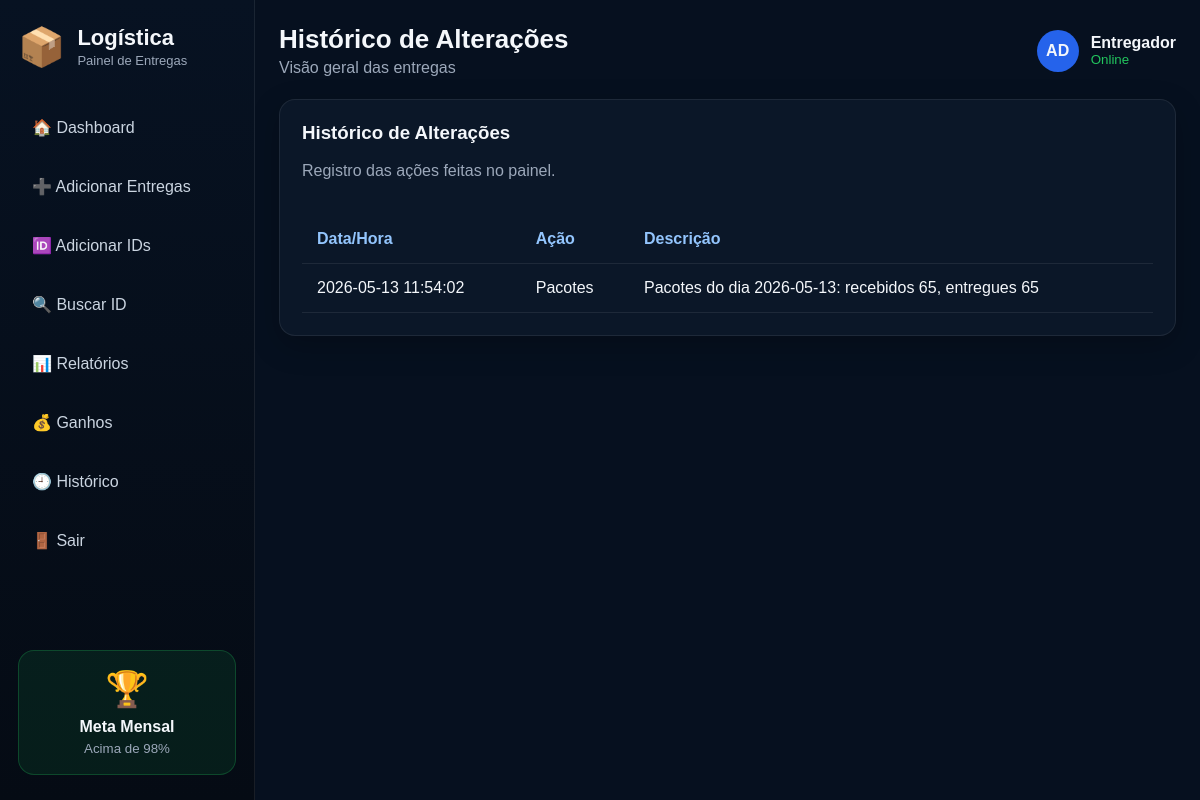
/historico (signed in), run on the app's committed database.
### tables this page shows
CREATE TABLE historico_alteracoes (
        id INTEGER PRIMARY KEY AUTOINCREMENT,
        acao TEXT NOT NULL,
        descricao TEXT NOT NULL,
        data_hora TEXT NOT NULL
    );

### app.py (the view)
@app.route("/historico")
def historico():
    if not login_obrigatorio():
        return redirect(url_for("login"))
    dados = listar_historico()
    return render_template("historico.html", dados=dados)

### app.py (called while the page is built)
@app.before_request
def iniciar():
    criar_banco()

def login_obrigatorio():
    return session.get("logado") == True

### database.py (called while the page is built)
def conectar():
    conn = sqlite3.connect(DB_NAME)
    conn.row_factory = sqlite3.Row
    return conn

def criar_banco():
    conn = conectar()
    cur = conn.cursor()
    cur.execute("""
        CREATE TABLE IF NOT EXISTS entregas (
            id INTEGER PRIMARY KEY AUTOINCREMENT,
            data TEXT NOT NULL UNIQUE,
            recebidos INTEGER NOT NULL,
            entregues INTEGER NOT NULL,
            criado_em TEXT NOT NULL
        )
    """)
    cur.execute("""
        CREATE TABLE IF NOT EXISTS pacotes_ids (
            id INTEGER PRIMARY KEY AUTOINCREMENT,
            data TEXT NOT NULL,
            codigo TEXT NOT NULL UNIQUE,
            criado_em TEXT NOT NULL
        )
    """)
    cur.execute("""
    CREATE TABLE IF NOT EXISTS historico_alteracoes (
        id INTEGER PRIMARY KEY AUTOINCREMENT,
        acao TEXT NOT NULL,
        descricao TEXT NOT NULL,
        data_hora TEXT NOT NULL
    )
    """)
    conn.commit()
    conn.close()

def listar_historico(limite=100):
    conn = conectar()
    cur = conn.cursor()
    cur.execute("""
        SELECT *
        FROM historico_alteracoes
        ORDER BY id DESC
        LIMIT ?
    """, (limite,))
    dados = cur.fetchall()
    conn.close()
    return dados

### templates/historico.html
{% extends "base.html" %}
{% set titulo = "Histórico de Alterações" %}
{% block content %}
<section class="panel">
    <div class="panel-header">
        <div>
            <h3>Histórico de Alterações</h3>
            <p class="muted">Registro das ações feitas no painel.</p>
        </div>
    </div>
    <div class="table-wrap">
        <table>
            <thead>
                <tr>
                    <th>Data/Hora</th>
                    <th>Ação</th>
                    <th>Descrição</th>
                </tr>
            </thead>
            <tbody>
                {% for item in dados %}
                <tr>
                    <td>{{ item.data_hora }}</td>
                    <td>{{ item.acao }}</td>
                    <td>{{ item.descricao }}</td>
                </tr>
                {% else %}
                <tr>
                    <td colspan="3">Nenhum histórico registrado ainda.</td>
                </tr>
                {% endfor %}
            </tbody>
        </table>
    </div>
</section>
{% endblock %}

### static/style.css (style rules this page uses)
* { box-sizing: border-box; margin: 0; padding: 0; }
body { font-family: Arial, Helvetica, sans-serif; background: #06101f; color: #f4f7fb; min-height: 100vh; }
.panel { background: #0b1728; border: 1px solid rgba(255,255,255,0.08); border-radius: 16px; padding: 22px; box-shadow: 0 10px 30px rgba(0,0,0,0.22); }
.panel h3 { margin-bottom: 18px; }
.panel-header { display: flex; justify-content: space-between; align-items: center; }
.table-wrap { overflow-x: auto; }
table { width: 100%; border-collapse: collapse; margin-top: 15px; }
th, td { padding: 15px; text-align: left; border-bottom: 1px solid rgba(255,255,255,0.08); }
th { color: #93c5fd; }
.muted { color: #9ca8ba; margin-bottom: 20px; }

### data on the page
historico_alteracoes: data_hora "2026-05-13 11:54:02", acao "Pacotes", descricao "Pacotes do dia 2026-05-13: recebidos 65, entregues 65"

### other printed values
{{ titulo or "Dashboard" }} "Histórico de Alterações"
